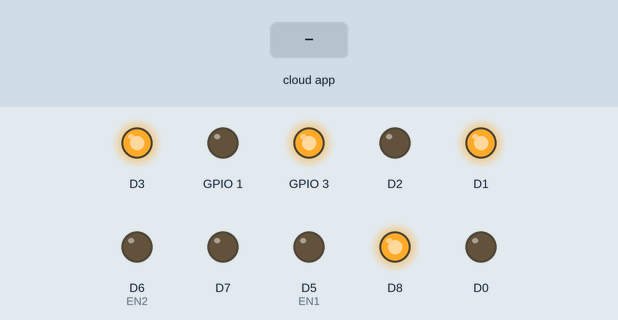
The sketch below on a simulated ESP8266 (NodeMCU). On the bench: output pins drawn as LEDs (lit = HIGH). The inputs (shaded band) are chosen by the test bench. WiFi joins after 1.5 s; servers stay silent unless stated; the Firebase database answers and starts empty.

Above: at 2.7 s.
2.8 s: the phone or cloud app sets speed to 1
At 4.0 s:
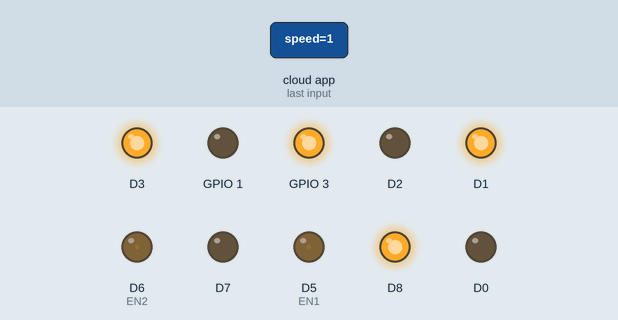
4.6 s: the phone or cloud app sets command to L
At 5.9 s:
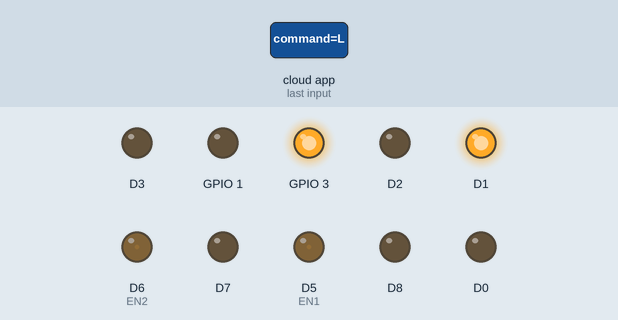
6.2 s: the phone or cloud app sets speed to 0
At 7.6 s:
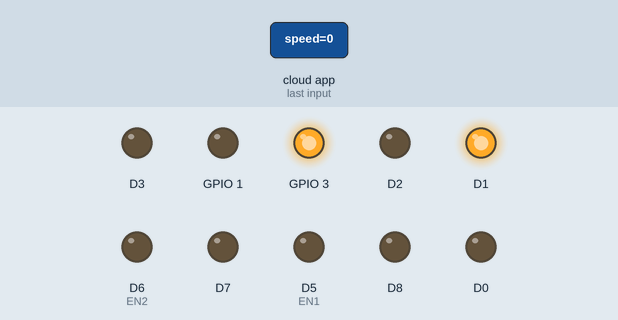
7.9 s: the phone or cloud app sets command to R
At 8.5 s:
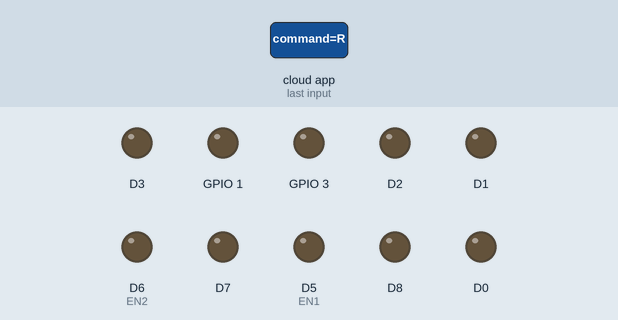
9.5 s: the phone or cloud app sets speed to 1
At 10.4 s:
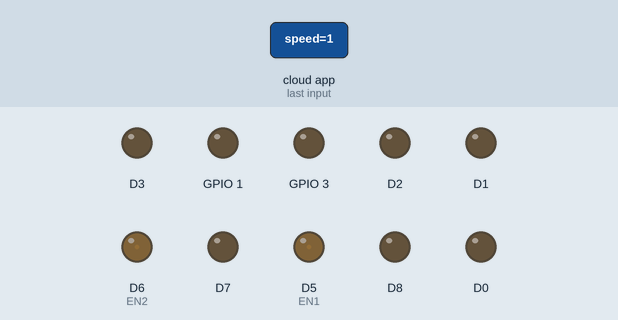
Timing chart, 0 to 12.2 s (numbered marks = the images above; inputs shaded):
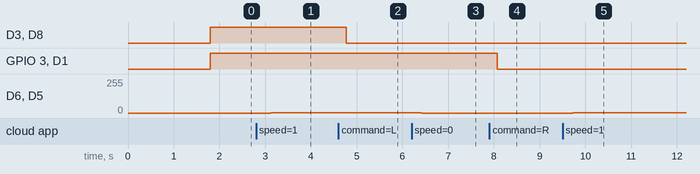

The sketch:

firebase_nodemcu.ino
```cpp
#include <ESP8266WiFi.h>
#include <FirebaseArduino.h>
#include <ArduinoJson.h>


// Set these to run example.
#define FIREBASE_HOST "autobot-a743a.firebaseio.com"
#define FIREBASE_AUTH "jdypaqAErfWDY8LHYNMkYPte833uQIBepNV21djw"
#define WIFI_SSID "POCO"
#define WIFI_PASSWORD "amitrawat"
#define EN1 D5
#define EN2 D6


void setup() {
  pinMode(EN1, OUTPUT);
  pinMode(EN2, OUTPUT);
  pinMode(D7, OUTPUT);
  pinMode(D8, OUTPUT);
  pinMode(D0, OUTPUT);
  pinMode(D1, OUTPUT);
  pinMode(D2, OUTPUT);
  pinMode(D3, OUTPUT);
  pinMode(1, OUTPUT);
  pinMode(3, OUTPUT);
//  Serial.begin(9600);

   // connect to wifi.
   WiFi.begin(WIFI_SSID, WIFI_PASSWORD);
//Serial.print("connecting");

   while (WiFi.status() != WL_CONNECTED) {
//Serial.print(".");
     delay(500);
   }

//   Serial.println();
//   Serial.print("connected: ");
//   Serial.println(WiFi.localIP());
   Firebase.begin(FIREBASE_HOST, FIREBASE_AUTH);
}


void loop() {
   int curr_speed = Firebase.getInt("speed");
   String command = Firebase.getString("command");

   if(command == "L"){
      moveLeft();
    }
   else if(command == "R"){
      moveRight();
    }
   else{
     if(curr_speed < 0){
        moveBackward();
     }
     else{
      moveForward();
      }
   }
   analogWrite(EN1, abs(curr_speed));
   analogWrite(EN2, abs(curr_speed));
   delay(30);
}

void moveForward(){
  digitalWrite(D1, HIGH);
  digitalWrite(D0, LOW);
  digitalWrite(D3, HIGH);
  digitalWrite(D2, LOW);
  digitalWrite(3, HIGH);
  digitalWrite(1, LOW);
  digitalWrite(D8, HIGH);
  digitalWrite(D7, LOW);
  }

void moveBackward(){
  digitalWrite(D0, HIGH);
  digitalWrite(D1, LOW);
  digitalWrite(D2, HIGH);
  digitalWrite(D3, LOW);
  digitalWrite(1, HIGH);
  digitalWrite(3, LOW);
  digitalWrite(D7, HIGH);
  digitalWrite(D8, LOW);
  }

void moveRight(){
  digitalWrite(D0, LOW);
  digitalWrite(D1, LOW);
  digitalWrite(1, LOW);
  digitalWrite(3, LOW);
  }

void moveLeft(){
  digitalWrite(D2, LOW);
  digitalWrite(D3, LOW);
  digitalWrite(D7, LOW);
  digitalWrite(D8, LOW);
  }
```

Measured:
- after the input at 2.8 s, D6 (EN2), D5 (EN1): 0/255 → 1/255 after 0.32 s
- after the input at 4.6 s, D3, D8: HIGH → LOW after 0.18 s
- after the input at 6.2 s, D6 (EN2), D5 (EN1): 1/255 → 0/255 after 0.23 s
- after the input at 7.9 s, GPIO 3, D1: HIGH → LOW after 0.18 s
- after the input at 9.5 s, D6 (EN2), D5 (EN1): 0/255 → 1/255 after 0.23 s
